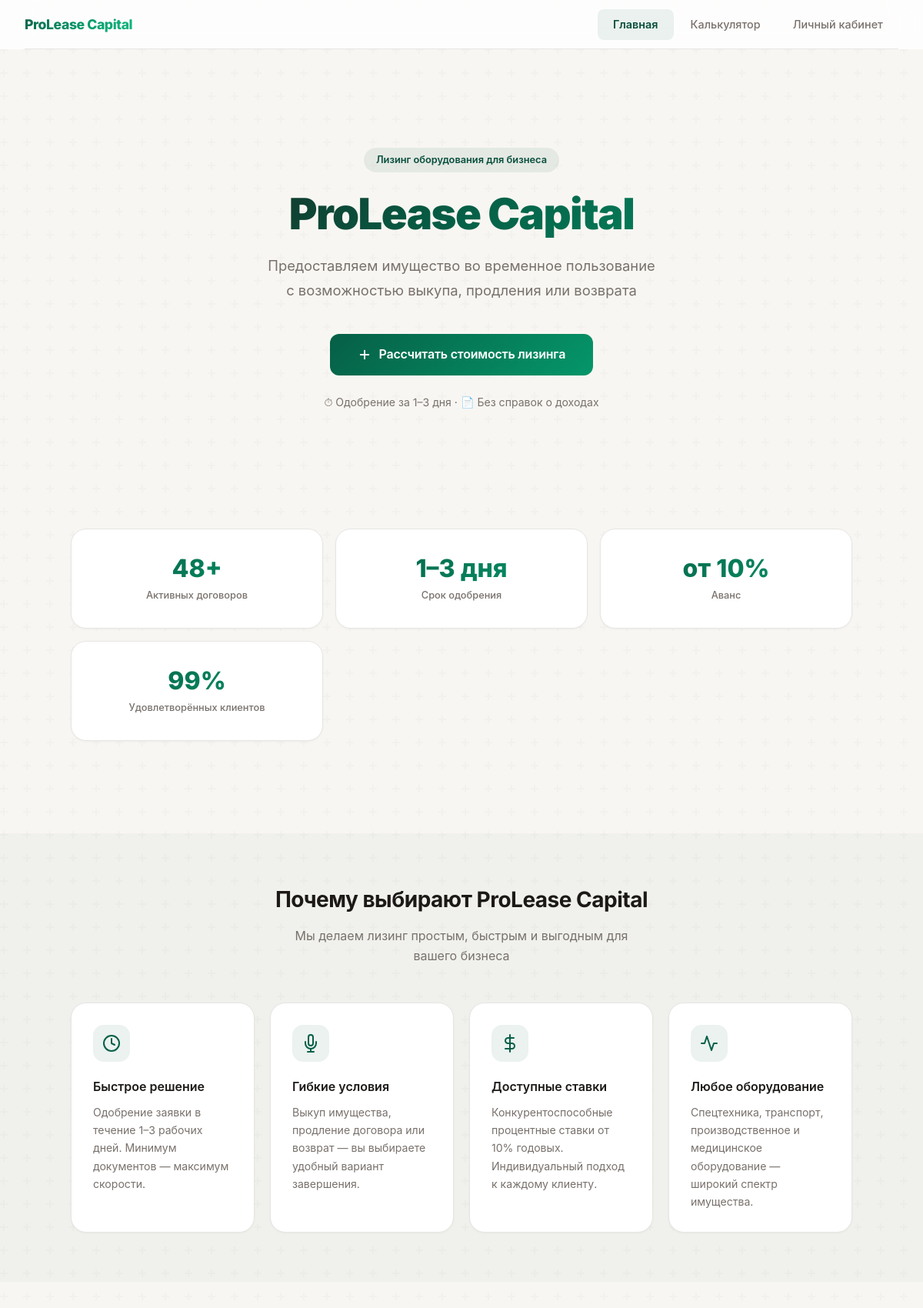
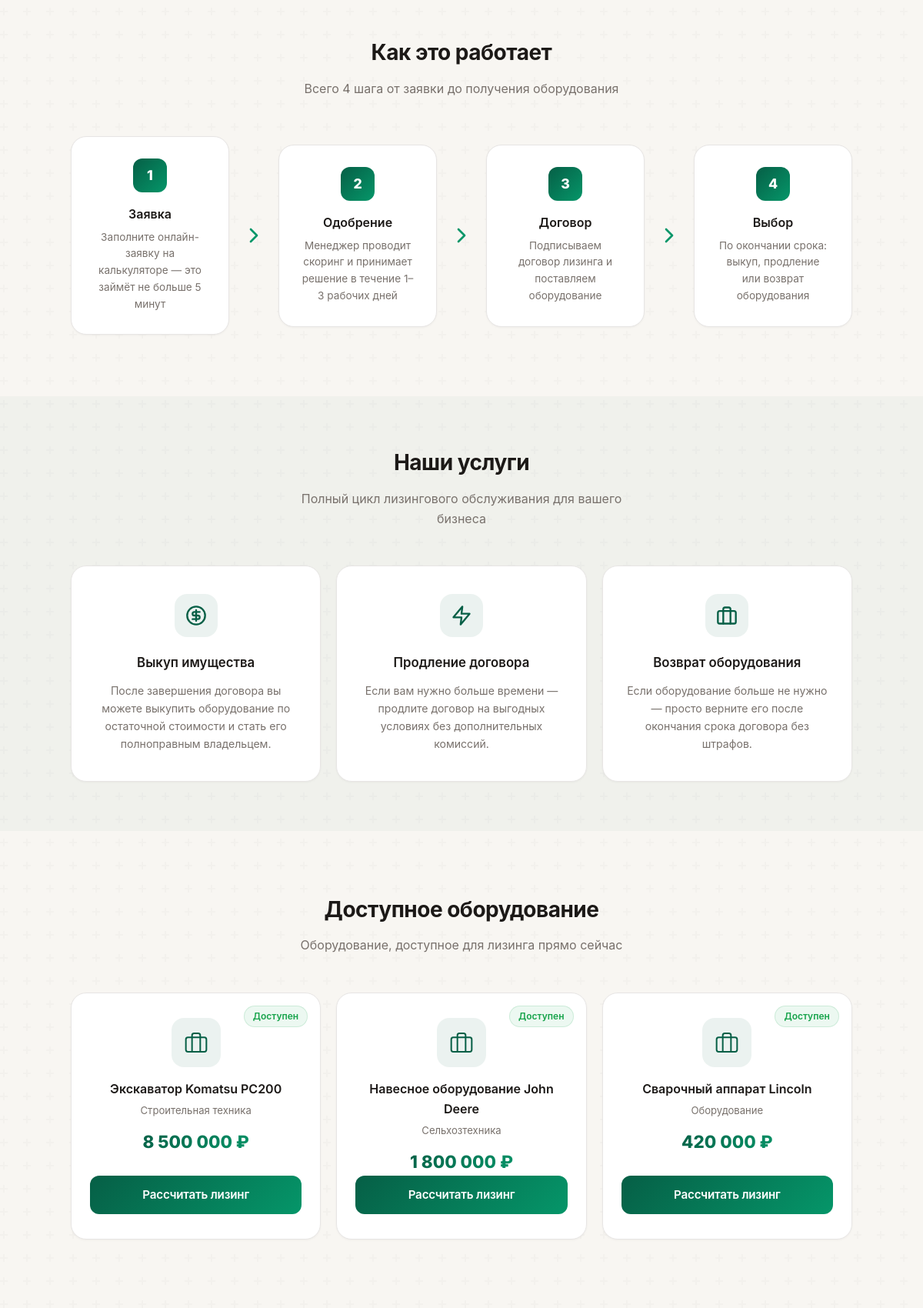
The page / (upper part) on the database its author committed (2 pictures, top to bottom).
### tables this page shows
CREATE TABLE IF NOT EXISTS products (
  id INT AUTO_INCREMENT PRIMARY KEY,
  name VARCHAR(255) NOT NULL,
  category VARCHAR(100) DEFAULT NULL,
  price DECIMAL(12,2) NOT NULL,
  status ENUM('available','leased','unavailable') DEFAULT 'available',
  created_at TIMESTAMP DEFAULT CURRENT_TIMESTAMP
);

### index.php (the view, shortened to what this page needs)
<?php
$products = [];
try {
    $config = require __DIR__ . '/config/database.php';
    $pdo = new PDO("mysql:host={$config['host']};dbname={$config['dbname']};charset=utf8mb4", $config['user'], $config['pass'], [PDO::ATTR_ERRMODE => PDO::ERRMODE_EXCEPTION, PDO::ATTR_DEFAULT_FETCH_MODE => PDO::FETCH_ASSOC]);
    $products = $pdo->query("SELECT * FROM products WHERE status = 'available' ORDER BY price DESC LIMIT 6")->fetchAll();
} catch (PDOException $e) {}
?>
<!DOCTYPE html>
<html lang="ru">
<head>
  <link rel="stylesheet" href="css/style.css">
</head>
<body>
  <header class="header">
    <a href="index.php" class="logo">ProLease Capital</a>
    <nav class="nav">
      <a href="index.php" class="active">Главная</a>
      <a href="pages/calculator.php">Калькулятор</a>
      <a href="pages/cabinet.php">Личный кабинет</a>
    </nav>
  </header>
  <main>
    <section class="hero">
      <div class="container">
        <div class="hero-badge">Лизинг оборудования для бизнеса</div>
        <h1>ProLease Capital</h1>
        <p>Предоставляем имущество во временное пользование <br>с возможностью выкупа, продления или возврата</p>
        <a href="pages/calculator.php" class="btn">
          <svg width="18" height="18" viewBox="0 0 24 24" fill="none" stroke="currentColor" stroke-width="2.5" stroke-linecap="round" stroke-linejoin="round"><line x1="12" y1="5" x2="12" y2="19"/><line x1="5" y1="12" x2="19" y2="12"/></svg>
          Рассчитать стоимость лизинга
        </a>
        <div class="hero-meta">⏱ Одобрение за 1–3 дня · 📄 Без справок о доходах</div>
      </div>
    </section>
    <div class="container">
      <div class="stats-grid">
        <div class="stat-card">
          <div class="number">48+</div>
          <div class="label">Активных договоров</div>
        </div>
        <div class="stat-card">
          <div class="number">1–3 дня</div>
          <div class="label">Срок одобрения</div>
        </div>
        <div class="stat-card">
          <div class="number">от 10%</div>
          <div class="label">Аванс</div>
        </div>
        <div class="stat-card">
          <div class="number">99%</div>
          <div class="label">Удовлетворённых клиентов</div>
        </div>
      </div>
    </div>
    <section class="section-alt">
      <div class="container">
        <div class="section-header">
          <h2>Почему выбирают ProLease Capital</h2>
          <p>Мы делаем лизинг простым, быстрым и выгодным для вашего бизнеса</p>
        </div>
        <div class="features-grid">
          <div class="feature-card">
            <div class="feature-icon">
              <svg width="24" height="24" viewBox="0 0 24 24" fill="none" stroke="currentColor" stroke-width="2" stroke-linecap="round" stroke-linejoin="round"><circle cx="12" cy="12" r="10"/><polyline points="12 6 12 12 16 14"/></svg>
            </div>
            <h3>Быстрое решение</h3>
            <p>Одобрение заявки в течение 1–3 рабочих дней. Минимум документов — максимум скорости.</p>
          </div>
          <div class="feature-card">
            <div class="feature-icon">
            </div>
            <h3>Гибкие условия</h3>
            <p>Выкуп имущества, продление договора или возврат — вы выбираете удобный вариант завершения.</p>
          </div>
          <div class="feature-card">
            <div class="feature-icon">
              <svg width="24" height="24" viewBox="0 0 24 24" fill="none" stroke="currentColor" stroke-width="2" stroke-linecap="round" stroke-linejoin="round"><line x1="12" y1="1" x2="12" y2="23"/><path d="M17 5H9.5a3.5 3.5 0 0 0 0 7h5a3.5 3.5 0 0 1 0 7H6"/></svg>
            </div>
            <h3>Доступные ставки</h3>
            <p>Конкурентоспособные процентные ставки от 10% годовых. Индивидуальный подход к каждому клиенту.</p>
          </div>
          <div class="feature-card">
            <div class="feature-icon">
              <svg width="24" height="24" viewBox="0 0 24 24" fill="none" stroke="currentColor" stroke-width="2" stroke-linecap="round" stroke-linejoin="round"><path d="M22 12h-4l-3 9L9 3l-3 9H2"/></svg>
            </div>
            <h3>Любое оборудование</h3>
            <p>Спецтехника, транспорт, производственное и медицинское оборудование — широкий спектр имущества.</p>
          </div>
        </div>
      </div>
    </section>
    <section class="container">
      <div class="section-header">
        <h2>Как это работает</h2>
        <p>Всего 4 шага от заявки до получения оборудования</p>
      </div>
      <div class="steps-grid">
        <div class="step-card">
          <div class="step-number">1</div>
          <h3>Заявка</h3>
          <p>Заполните онлайн-заявку на калькуляторе — это займёт не больше 5 минут</p>
        </div>
        <div class="step-arrow">
          <svg width="32" height="32" viewBox="0 0 24 24" fill="none" stroke="var(--primary-light)" stroke-width="2" stroke-linecap="round" stroke-linejoin="round"><polyline points="9 18 15 12 9 6"/></svg>
        </div>
        <div class="step-card">
          <div class="step-number">2</div>
          <h3>Одобрение</h3>
          <p>Менеджер проводит скоринг и принимает решение в течение 1–3 рабочих дней</p>
        </div>
        <div class="step-arrow">
          <svg width="32" height="32" viewBox="0 0 24 24" fill="none" stroke="var(--primary-light)" stroke-width="2" stroke-linecap="round" stroke-linejoin="round"><polyline points="9 18 15 12 9 6"/></svg>
        </div>
        <div class="step-card">
          <div class="step-number">3</div>
          <h3>Договор</h3>
          <p>Подписываем договор лизинга и поставляем оборудование</p>
        </div>
        <div class="step-arrow">
          <svg width="32" height="32" viewBox="0 0 24 24" fill="none" stroke="var(--primary-light)" stroke-width="2" stroke-linecap="round" stroke-linejoin="round"><polyline points="9 18 15 12 9 6"/></svg>
        </div>
        <div class="step-card">
          <div class="step-number">4</div>
          <h3>Выбор</h3>
          <p>По окончании срока: выкуп, продление или возврат оборудования</p>
        </div>
      </div>
    </section>
    <section class="section-alt">
      <div class="container">
        <div class="section-header">
          <h2>Наши услуги</h2>
          <p>Полный цикл лизингового обслуживания для вашего бизнеса</p>
        </div>
        <div class="grid-3">
          <div class="card service-card">
            <div class="service-icon">
              <svg width="28" height="28" viewBox="0 0 24 24" fill="none" stroke="currentColor" stroke-width="2" stroke-linecap="round" stroke-linejoin="round"><circle cx="12" cy="12" r="10"/><path d="M16 8h-6a2 2 0 1 0 0 4h4a2 2 0 1 1 0 4H8"/><path d="M12 18V6"/></svg>
            </div>
            <h3>Выкуп имущества</h3>
            <p>После завершения договора вы можете выкупить оборудование по остаточной стоимости и стать его полноправным владельцем.</p>
          </div>
          <div class="card service-card">
            <div class="service-icon">
              <svg width="28" height="28" viewBox="0 0 24 24" fill="none" stroke="currentColor" stroke-width="2" stroke-linecap="round" stroke-linejoin="round"><path d="M13 2L3 14h9l-1 8 10-12h-9l1-8z"/></svg>
            </div>
            <h3>Продление договора</h3>
            <p>Если вам нужно больше времени — продлите договор на выгодных условиях без дополнительных комиссий.</p>
          </div>
          <div class="card service-card">
            <div class="service-icon">
              <svg width="28" height="28" viewBox="0 0 24 24" fill="none" stroke="currentColor" stroke-width="2" stroke-linecap="round" stroke-linejoin="round"><rect x="2" y="7" width="20" height="14" rx="2" ry="2"/><path d="M16 21V5a2 2 0 0 0-2-2h-4a2 2 0 0 0-2 2v16"/></svg>
            </div>
            <h3>Возврат оборудования</h3>
            <p>Если оборудование больше не нужно — просто верните его после окончания срока договора без штрафов.</p>
          </div>
        </div>
      </div>
    </section>
    <?php if (!empty($products)): ?>
    <section class="container">
      <div class="section-header">
        <h2>Доступное оборудование</h2>
        <p>Оборудование, доступное для лизинга прямо сейчас</p>
      </div>
      <div class="grid-3">
        <?php foreach ($products as $p): ?>
        <div class="card product-card">
          <div class="product-status">
            <?php if ($p['status'] === 'available'): ?>
              <span class="badge badge--active">Доступен</span>
            <?php elseif ($p['status'] === 'leased'): ?>
              <span class="badge badge--pending">В лизинге</span>
            <?php else: ?>
              <span class="badge badge--closed">Недоступен</span>
            <?php endif; ?>
          </div>
          <div class="product-icon">
            <svg width="32" height="32" viewBox="0 0 24 24" fill="none" stroke="currentColor" stroke-width="1.5" stroke-linecap="round" stroke-linejoin="round"><rect x="2" y="7" width="20" height="14" rx="2"/><path d="M16 21V5a2 2 0 0 0-2-2h-4a2 2 0 0 0-2 2v16"/></svg>
          </div>
          <h3><?= htmlspecialchars($p['name']) ?></h3>
          <p class="product-category"><?= htmlspecialchars($p['category'] ?? '') ?></p>
          <div class="product-price"><?= number_format($p['price'], 0, '', ' ') ?> ₽</div>
          <a href="pages/calculator.php?price=<?= $p['price'] ?>" class="btn">Рассчитать лизинг</a>
        </div>
        <?php endforeach; ?>
      </div>
    </section>
    <?php endif; ?>
    <section class="container">
    </section>
  </main>
</body>
</html>

### rows shown on the page
products: status "Доступен", name "Экскаватор Komatsu PC200", category "Строительная техника", price "8 500 000"
products: status "Доступен", name "Навесное оборудование John Deere", category "Сельхозтехника", price "1 800 000"
products: status "Доступен", name "Сварочный аппарат Lincoln", category "Оборудование", price "420 000"
